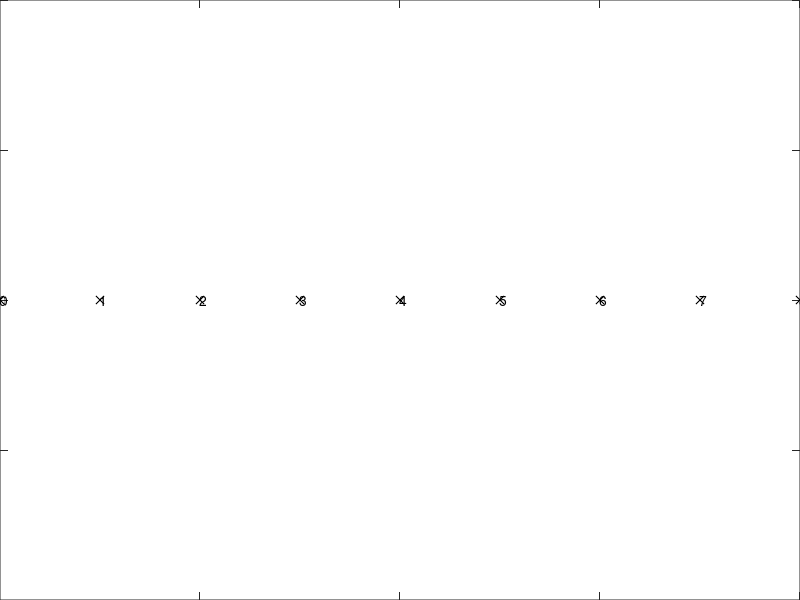

The MATLAB script that drew this image:
clc
clear all

width=8; %3.4*2;

f=figure(1);
clf
set(f,'units','inches');
set(f,'Position',[1,1,width,1])
plot(0:width,ones(width+1,1),'kx')
for k=0:width+1
    text(k,1,num2str(k))
end
set(gca,'position',[0 0 1 1])